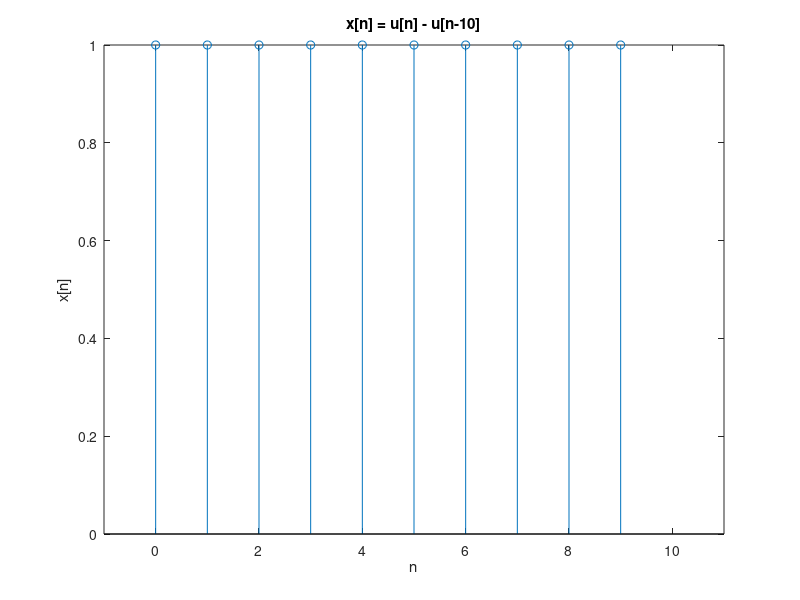

The MATLAB source for this figure: (Note: this script raises an error after producing the figure.)
%% 1a
n = 0:9; 
x = ones(1, 10); % u[n] - u[n-10]
%greph
stem(n, x);
title('x[n] = u[n] - u[n-10]');
xlabel('n');
ylabel('x[n]');
xlim([-1, 11]);
ylim([0, ])
%% 1bc
a = conv(x, x); % a[n] = x[n]*x[n]
b = conv(a, x); % b[n] = a[n]*x[n]
c = conv(b, x); % c[n] = b[n]*x[n]
d = conv(c, x); % d[n] = c[n]*x[n]

% Plotting the results
subplot(4,1,1); stem(a); title('a[n] = x[n] * x[n]');
xlabel('n'); ylabel('a[n]');
subplot(4,1,2); stem(b); title('b[n] = a[n] * x[n]');
xlabel('n'); ylabel('b[n]');
subplot(4,1,3); stem(c); title('c[n] = b[n] * x[n]');
xlabel('n'); ylabel('c[n]');
subplot(4,1,4); stem(d); title('d[n] = c[n] * x[n]');
xlabel('n'); ylabel('d[n]');
%% 2a
[impr, fs] = audioread('roomIR.wav'); 
%graph
plot(impr);
title('Room Impulse Response');
xlabel('Sample Number');
ylabel('Amplitude');
%% 2b
soundsc(impr, fs);
%Answer to what you observed 
%you can see the impulse response is loudest at the beginning and fades
%You can also see that the amplitude is highest at the beginning dclines
%% 2c
[y, fs] = audioread('convolution.wav'); % Load speech signal
plot(y); % Plot the original speech signal
title('Original Speech Signal');
xlabel('Sample Number');
ylabel('Amplitude');
%% 2d
% Convolve
convolved_signal = conv(y, impr);
% graph
figure; plot(convolved_signal);
title('Convolved Speech Signal');
xlabel('Sample Number');
ylabel('Amplitude');
%% Comparing Signals: OG Signal -Impulse Response 
soundsc(impr, fs);%Impulse
%% Comparing Signals: OG Signal - Convolution
soundsc(y, fs); %OG
%% Comparing Signals: Conv Signal
soundsc(convolved_signal, fs); %Convolved 



